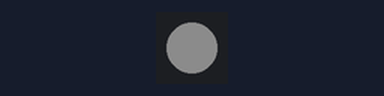
This sketch was run on a simulated Arduino Uno, built with avr-gcc and run on an emulated ATmega328P. On the bench: 1 RGB LEDs in strip order, left to right. Dim RGB values are drawn brighter than linear.

Above: at 0.5 s.
At 2.5 s:
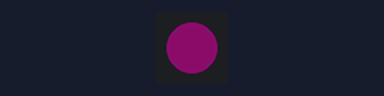
At 3.5 s:
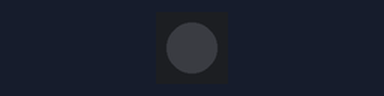
Timing chart, 0 to 5.2 s (numbered marks = the images above):
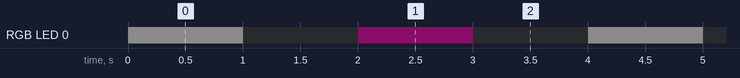

Measured:
- by itself, RGB LED 0: repeats every 4.0 s: off 1.0 s, RGB(12, 1, 9) 1.0 s, off 1.0 s, RGB(12, 12, 12) 1.0 s
- by itself, everything shown: repeats every 4.0 s, in 4 steps

The sketch:

vaje00.ino
```cpp
#include <Arduino.h>
#include <Adafruit_NeoPixel.h>

constexpr uint8_t LED_PIN = 8;
constexpr uint8_t NUM_LEDS = 1;
Adafruit_NeoPixel rgbLed(NUM_LEDS, LED_PIN, NEO_GRB + NEO_KHZ800);

struct RGB {
  uint8_t r, g, b;
};


constexpr RGB COLOR_OFF = {0, 0, 0};
constexpr RGB COLOR_RED = {255, 0, 0};
constexpr RGB COLOR_YELLOW = {255, 255, 0};
constexpr RGB COLOR_WHITE = {255, 255, 255};
constexpr RGB CUSTOM_COLOR = {255, 30, 200};


void setColor(const RGB& color, uint8_t brightness = 100) {
  uint16_t scale = (uint16_t)brightness * 255 / 100;
  uint8_t r = (uint8_t)(((uint16_t)color.r * scale) / 255);
  uint8_t g = (uint8_t)(((uint16_t)color.g * scale) / 255);
  uint8_t b = (uint8_t)(((uint16_t)color.b * scale) / 255);
  rgbLed.setPixelColor(0, rgbLed.Color(r, g, b));
  rgbLed.show();
}

void setup() {
    rgbLed.begin();
    rgbLed.show();
}


void loop() {
  setColor(COLOR_WHITE, 5); // 50% brightness
  delay(1000);
  setColor(COLOR_OFF);
  delay(1000);

  setColor(CUSTOM_COLOR, 5); // 50% brightness
  delay(1000);
  setColor(COLOR_OFF);
  delay(1000);
}
```
